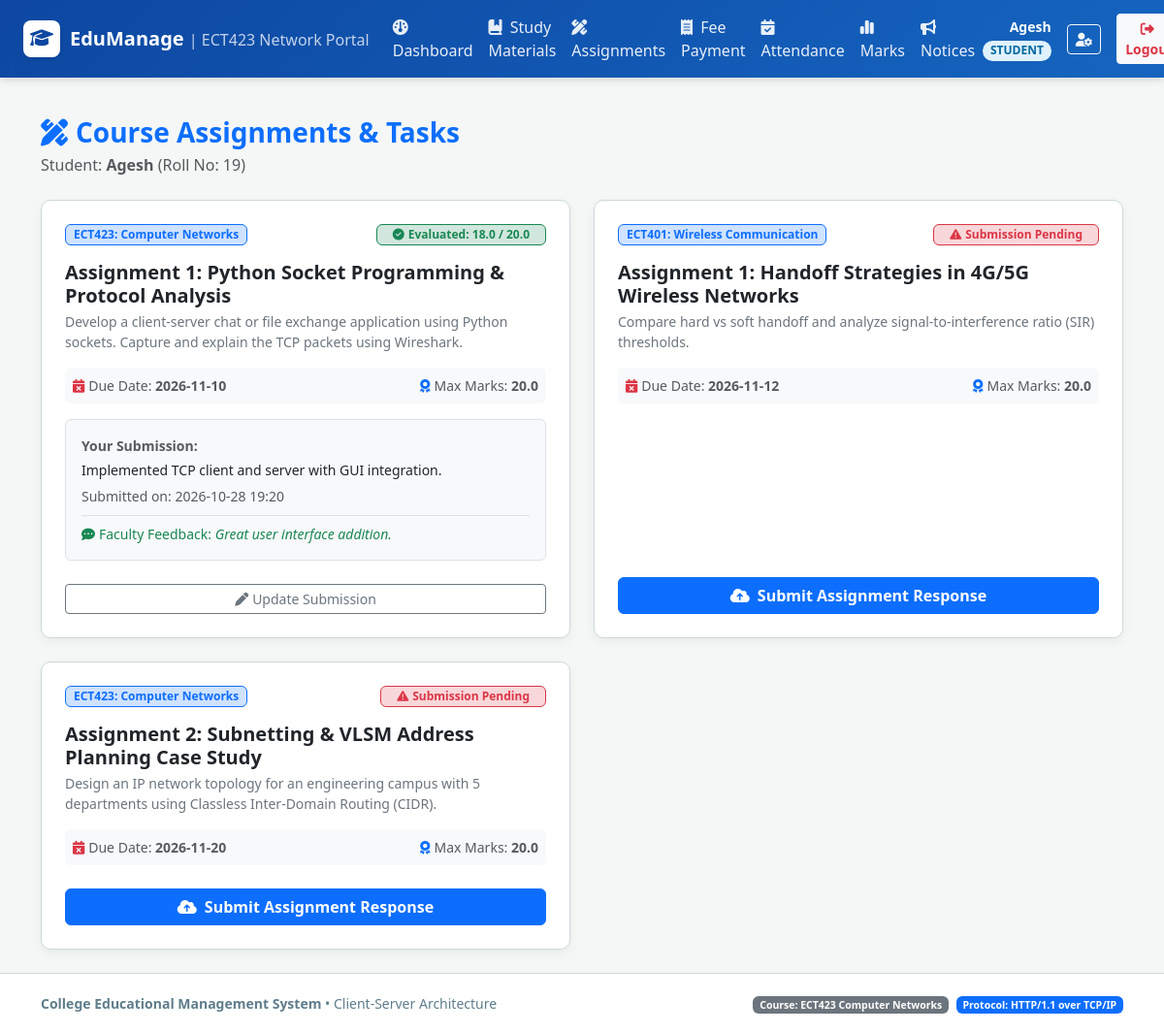
The app's page /student/assignments (signed in) with its own data.
### tables this page shows
CREATE TABLE students (
    id INTEGER PRIMARY KEY AUTOINCREMENT,
    roll_no TEXT UNIQUE NOT NULL,
    name TEXT NOT NULL,
    department TEXT NOT NULL,
    semester INTEGER NOT NULL,
    user_id INTEGER UNIQUE NOT NULL,
    FOREIGN KEY (user_id) REFERENCES users(id) ON DELETE CASCADE
);

CREATE TABLE assignment_submissions (
    id INTEGER PRIMARY KEY AUTOINCREMENT,
    assignment_id INTEGER NOT NULL,
    student_id INTEGER NOT NULL,
    submission_text TEXT,
    submitted_at TIMESTAMP DEFAULT CURRENT_TIMESTAMP,
    marks_awarded REAL,
    feedback TEXT,
    status TEXT CHECK(status IN ('Submitted', 'Evaluated')) DEFAULT 'Submitted',
    FOREIGN KEY (assignment_id) REFERENCES assignments(id) ON DELETE CASCADE,
    FOREIGN KEY (student_id) REFERENCES students(id) ON DELETE CASCADE,
    UNIQUE(assignment_id, student_id)
);

CREATE TABLE subjects (
    id INTEGER PRIMARY KEY AUTOINCREMENT,
    subject_code TEXT UNIQUE NOT NULL,
    subject_name TEXT NOT NULL,
    department TEXT NOT NULL,
    semester INTEGER NOT NULL,
    faculty_id INTEGER,
    FOREIGN KEY (faculty_id) REFERENCES faculty(id) ON DELETE SET NULL
);

CREATE TABLE assignments (
    id INTEGER PRIMARY KEY AUTOINCREMENT,
    subject_id INTEGER NOT NULL,
    faculty_id INTEGER NOT NULL,
    title TEXT NOT NULL,
    description TEXT NOT NULL,
    due_date DATE NOT NULL,
    max_marks REAL DEFAULT 20.0,
    created_at TIMESTAMP DEFAULT CURRENT_TIMESTAMP,
    FOREIGN KEY (subject_id) REFERENCES subjects(id) ON DELETE CASCADE,
    FOREIGN KEY (faculty_id) REFERENCES faculty(id) ON DELETE CASCADE
);

### app.py (the view)
@app.route('/student/assignments')
@role_required('student')
def student_assignments():
    student = query_db('SELECT * FROM students WHERE user_id = ?', (session['user_id'],), one=True)
    assignments = query_db('''
        SELECT a.*, s.subject_code, s.subject_name, f.name as faculty_name,
               sub.submission_text, sub.submitted_at, sub.marks_awarded, sub.feedback,
               COALESCE(sub.status, 'Pending') as my_status
        FROM assignments a
        JOIN subjects s ON a.subject_id = s.id
        JOIN faculty f ON a.faculty_id = f.id
        LEFT JOIN assignment_submissions sub ON a.id = sub.assignment_id AND sub.student_id = ?
        WHERE s.department = ? AND s.semester = ?
        ORDER BY a.due_date ASC
    ''', (student['id'], student['department'], student['semester']))
    return render_template('student/assignments.html', student=student, assignments=assignments)

### app.py (called while the page is built)
def role_required(*allowed_roles):
    def decorator(f):
        @wraps(f)
        def decorated_function(*args, **kwargs):
            if 'user_id' not in session:
                flash('Please log in first.', 'warning')
                return redirect(url_for('login'))
            user_role = session.get('role')
            if user_role not in allowed_roles:
                flash(f'Access denied! Your role ({user_role}) does not have permission for this section.', 'danger')
                return redirect(url_for(f"{user_role}_dashboard"))
            return f(*args, **kwargs)
        return decorated_function
    return decorator

@app.context_processor
def inject_user():
    return {
        'current_user': {
            'id': session.get('user_id'),
            'username': session.get('username'),
            'role': session.get('role'),
            'full_name': session.get('full_name')
        },
        'today_date': date.today().strftime('%Y-%m-%d')
    }

### database.py (called while the page is built)
def get_db():
    try:
        if 'db' not in g:
            g.db = sqlite3.connect(DATABASE)
            g.db.row_factory = sqlite3.Row
            g.db.execute("PRAGMA foreign_keys = ON;")
        return g.db
    except RuntimeError:
        conn = sqlite3.connect(DATABASE)
        conn.row_factory = sqlite3.Row
        conn.execute("PRAGMA foreign_keys = ON;")
        return conn

def query_db(query, args=(), one=False):
    db = get_db()
    cur = db.cursor()
    cur.execute(query, args)
    rv = cur.fetchall()
    cur.close()
    return (rv[0] if rv else None) if one else rv

### templates/student/assignments.html (shortened to what this page needs)
{% extends "base.html" %}
{% block content %}
<div class="d-flex justify-content-between align-items-center mb-4">
    <div>
        <h3 class="fw-bold text-primary mb-1"><i class="fa-solid fa-pen-ruler me-2"></i>Course Assignments & Tasks</h3>
        <p class="text-muted mb-0">Student: <strong>{{ student.name }}</strong> (Roll No: {{ student.roll_no }})</p>
    </div>
</div>
<div class="row g-4">
    {% for a in assignments %}
        <div class="col-md-6">
            <div class="card card-custom h-100 p-4">
                <div class="d-flex justify-content-between align-items-center mb-2">
                    <span class="badge bg-primary-subtle text-primary border border-primary px-2 py-1">{{ a.subject_code }}: {{ a.subject_name }}</span>
                    {% if a.my_status == 'Evaluated' %}
                        <span class="badge bg-success-subtle text-success border border-success px-3 py-1">
                            <i class="fa-solid fa-circle-check me-1"></i>Evaluated: {{ a.marks_awarded }} / {{ a.max_marks }}
                        </span>
                    {% elif a.my_status == 'Submitted' %}
                        <span class="badge bg-warning-subtle text-warning-emphasis border border-warning px-3 py-1">
                            <i class="fa-solid fa-clock me-1"></i>Submitted (Pending Evaluation)
                        </span>
                    {% else %}
                        <span class="badge bg-danger-subtle text-danger border border-danger px-3 py-1">
                            <i class="fa-solid fa-triangle-exclamation me-1"></i>Submission Pending
                        </span>
                    {% endif %}
                </div>
                <h5 class="fw-bold text-dark mt-2 mb-1">{{ a.title }}</h5>
                <p class="text-secondary small mb-3">{{ a.description }}</p>
                <div class="d-flex justify-content-between text-muted small mb-3 bg-light p-2 rounded">
                    <span><i class="fa-solid fa-calendar-xmark me-1 text-danger"></i>Due Date: <strong>{{ a.due_date }}</strong></span>
                    <span><i class="fa-solid fa-award me-1 text-primary"></i>Max Marks: <strong>{{ a.max_marks }}</strong></span>
                </div>
                {% if a.my_status in ('Submitted', 'Evaluated') %}
                    <div class="p-3 bg-light rounded border mb-3">
                        <div class="small fw-semibold text-muted mb-1">Your Submission:</div>
                        <p class="small text-dark mb-1">{{ a.submission_text }}</p>
                        <small class="text-muted">Submitted on: {{ a.submitted_at[:16] }}</small>
                        {% if a.feedback %}
                            <div class="mt-2 pt-2 border-top small text-success">
                                <i class="fa-solid fa-comment-dots me-1"></i>Faculty Feedback: <em>{{ a.feedback }}</em>
                            </div>
                        {% endif %}
                    </div>
                {% endif %}
                <div class="mt-auto pt-2">
                    {% if a.my_status == 'Pending' %}
                        <button class="btn btn-primary w-100 fw-semibold" data-bs-toggle="modal" data-bs-target="#submitModal{{ a.id }}">
                            <i class="fa-solid fa-cloud-arrow-up me-2"></i>Submit Assignment Response
                        </button>
                    {% else %}
                        <button class="btn btn-outline-secondary w-100 btn-sm" data-bs-toggle="modal" data-bs-target="#submitModal{{ a.id }}">
                            <i class="fa-solid fa-pen me-1"></i>Update Submission
                        </button>
                    {% endif %}
                </div>
            </div>
        </div>
    {% else %}
        <div class="col-12 text-center text-muted py-5">
            <h5>No assignments currently active.</h5>
        </div>
    {% endfor %}
</div>
{% endblock %}

### templates/base.html (shortened to what this page needs)
<!DOCTYPE html>
<html lang="en">
<head>
    <link href="https://cdn.jsdelivr.net/npm/bootstrap@5.3.3/dist/css/bootstrap.min.css" rel="stylesheet">
    <link href="https://cdnjs.cloudflare.com/ajax/libs/font-awesome/6.5.1/css/all.min.css" rel="stylesheet">
    <link rel="stylesheet" href="{{ url_for('static', filename='css/style.css') }}">
</head>
<body>
    <nav class="navbar navbar-expand-lg navbar-dark navbar-college sticky-top">
        <div class="container-fluid px-4">
            <a class="navbar-brand" href="{{ url_for('index') }}">
                <span class="college-logo-icon"><i class="fa-solid fa-graduation-cap"></i></span>
                <span>EduManage <small class="fw-normal opacity-75 fs-6">| ECT423 Network Portal</small></span>
            </a>
            <div class="collapse navbar-collapse" id="navbarContent">
                {% if current_user.id %}
                    <ul class="navbar-nav me-auto mb-2 mb-lg-0">
                        {% if current_user.role == 'student' %}
                            <li class="nav-item"><a class="nav-link" href="{{ url_for('student_dashboard') }}"><i class="fa-solid fa-gauge me-1"></i> Dashboard</a></li>
                            <li class="nav-item"><a class="nav-link" href="{{ url_for('student_materials') }}"><i class="fa-solid fa-book-bookmark me-1"></i> Study Materials</a></li>
                            <li class="nav-item"><a class="nav-link" href="{{ url_for('student_assignments') }}"><i class="fa-solid fa-pen-ruler me-1"></i> Assignments</a></li>
                            <li class="nav-item"><a class="nav-link" href="{{ url_for('student_fees') }}"><i class="fa-solid fa-receipt me-1"></i> Fee Payment</a></li>
                            <li class="nav-item"><a class="nav-link" href="{{ url_for('student_attendance') }}"><i class="fa-solid fa-calendar-check me-1"></i> Attendance</a></li>
                            <li class="nav-item"><a class="nav-link" href="{{ url_for('student_marks') }}"><i class="fa-solid fa-chart-simple me-1"></i> Marks</a></li>
                            <li class="nav-item"><a class="nav-link" href="{{ url_for('student_notices') }}"><i class="fa-solid fa-bullhorn me-1"></i> Notices</a></li>
                        {% endif %}
                    </ul>
                    <div class="d-flex align-items-center gap-3">
                        <div class="text-white text-end d-none d-md-block">
                            <div class="fw-semibold small">{{ current_user.full_name }}</div>
                            <span class="badge badge-role badge-{{ current_user.role }}">{{ current_user.role }}</span>
                        </div>
                        <a href="{{ url_for('profile') }}" class="btn btn-sm btn-outline-light" title="User Profile"><i class="fa-solid fa-user-gear"></i></a>
                        <a href="{{ url_for('logout') }}" class="btn btn-sm btn-light text-danger fw-semibold"><i class="fa-solid fa-right-from-bracket me-1"></i> Logout</a>
                    </div>
                {% else %}
                    <ul class="navbar-nav ms-auto">
                        <li class="nav-item"><a class="nav-link" href="{{ url_for('login') }}"><i class="fa-solid fa-right-to-bracket me-1"></i> Login</a></li>
                    </ul>
                {% endif %}
            </div>
        </div>
    </nav>
    <main class="container my-4 flex-grow-1">
        {% block content %}{% endblock %}
    </main>
    <footer class="text-center">
        <div class="container">
            <div class="row align-items-center">
                <div class="col-md-6 text-md-start">
                    <strong>College Educational Management System</strong> &bull; Client-Server Architecture
                </div>
                <div class="col-md-6 text-md-end mt-2 mt-md-0">
                    <span class="badge bg-secondary">Course: ECT423 Computer Networks</span>
                    <span class="badge bg-primary ms-1">Protocol: HTTP/1.1 over TCP/IP</span>
                </div>
            </div>
        </div>
    </footer>
</body>
</html>

### static/css/style.css (style rules this page uses)
:root { --primary-blue: #0d47a1; --primary-light: #1976d2; --primary-subtle: #e3f2fd; --accent-blue: #0288d1; --bg-light: #f4f7f6; --text-dark: #263238; --text-muted: #607d8b; --border-color: #cfd8dc; --card-shadow: 0 4px 12px rgba(0, 0, 0, 0.05); }
body { background-color: var(--bg-light); color: var(--text-dark); font-family: 'Segoe UI', system-ui, -apple-system, sans-serif; min-height: 100vh; display: flex; flex-direction: column; }
.navbar-college { background: linear-gradient(135deg, #0d47a1 0%, #1565c0 100%); box-shadow: 0 2px 8px rgba(0, 0, 0, 0.15); }
.navbar-college .navbar-brand { font-weight: 700; font-size: 1.25rem; color: #ffffff !important; display: flex; align-items: center; gap: 10px; }
.college-logo-icon { width: 38px; height: 38px; background: #ffffff; color: #0d47a1; border-radius: 8px; display: inline-flex; align-items: center; justify-content: center; font-weight: 800; font-size: 1.2rem; box-shadow: 0 2px 4px rgba(0,0,0,0.1); }
.nav-link { font-weight: 500; color: rgba(255, 255, 255, 0.9) !important; transition: all 0.2s ease-in-out; }
.card-custom { background: #ffffff; border: 1px solid var(--border-color); border-radius: 10px; box-shadow: var(--card-shadow); transition: transform 0.2s ease, box-shadow 0.2s ease; }
.badge-role { font-size: 0.75rem; padding: 0.35em 0.65em; border-radius: 20px; text-transform: uppercase; font-weight: 600; }
.badge-student { background-color: #e0f2fe; color: #0369a1; }
footer { margin-top: auto; background-color: #ffffff; border-top: 1px solid var(--border-color); padding: 1.25rem 0; color: var(--text-muted); font-size: 0.875rem; }

### records on screen
students: full_name "Agesh", name "Agesh", roll_no "19"
assignment_submissions: subject_code "ECT423", subject_name "Computer Networks", marks_awarded "18.0", max_marks "20.0", title "Assignment 1: Python Socket Programming & Protocol Analysis", description "Develop a client-server chat or file exchange application using Python sockets. Capture and explain the TCP packets using Wireshark.", due_date "2026-11-10", submission_text "Implemented TCP client and server with GUI integration.", submitted_at "2026-10-28 19:20", feedback "Great user interface addition."
assignments: subject_code "ECT401", subject_name "Wireless Communication", shows "Submission Pending", title "Assignment 1: Handoff Strategies in 4G/5G Wireless Networks", description "Compare hard vs soft handoff and analyze signal-to-interference ratio (SIR) thresholds.", due_date "2026-11-12", max_marks "20.0"
assignments: subject_code "ECT423", subject_name "Computer Networks", shows "Submission Pending", title "Assignment 2: Subnetting & VLSM Address Planning Case Study", description "Design an IP network topology for an engineering campus with 5 departments using Classless Inter-Domain Routing (CIDR).", due_date "2026-11-20", max_marks "20.0"

### other values on screen
{{ current_user.role }} "STUDENT"
